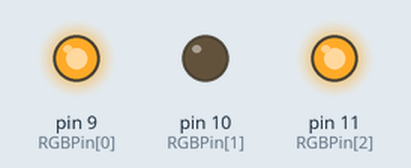
Recording of a sketch running on a simulated Arduino Uno, built with avr-gcc and run on an emulated ATmega328P. Shown: output pins drawn as LEDs (lit = HIGH).

Above: at 0.5 s.
At 1.5 s:
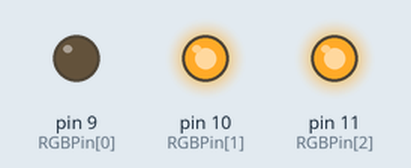
At 5.5 s:
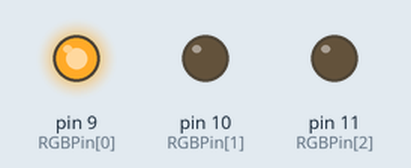
Timing chart, 0 to 6.9 s (numbered marks = the images above):
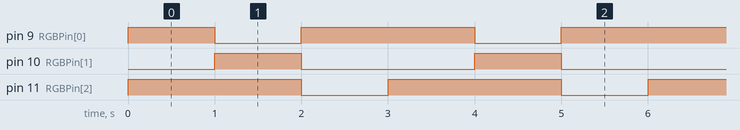

The sketch:

RGB.ino
```cpp
int RGBPin[] = {9, 10, 11};

void setup() {
  pinMode(RGBPin[0], OUTPUT);
  pinMode(RGBPin[1], OUTPUT);
  pinMode(RGBPin[2], OUTPUT);
}

void SetRGB(int r, int g, int b) {
  analogWrite(RGBPin[0], r);
  analogWrite(RGBPin[1], g);
  analogWrite(RGBPin[2], b);
}

void loop() {
  SetRGB(255, 0, 255);
  delay(1000);
  SetRGB(0, 255, 255);
  delay(1000);
  SetRGB(255, 0, 0);
  delay(1000);
}
```

Measured:
- by itself, pin 9 (RGBPin[0]): repeats every 3.0 s: LOW 1.0 s, HIGH 2.0 s
- by itself, pin 10 (RGBPin[1]): alternates HIGH for 1.0 s and LOW for 2.0 s
- by itself, pin 11 (RGBPin[2]): alternates HIGH for 2.0 s and LOW for 1.0 s
